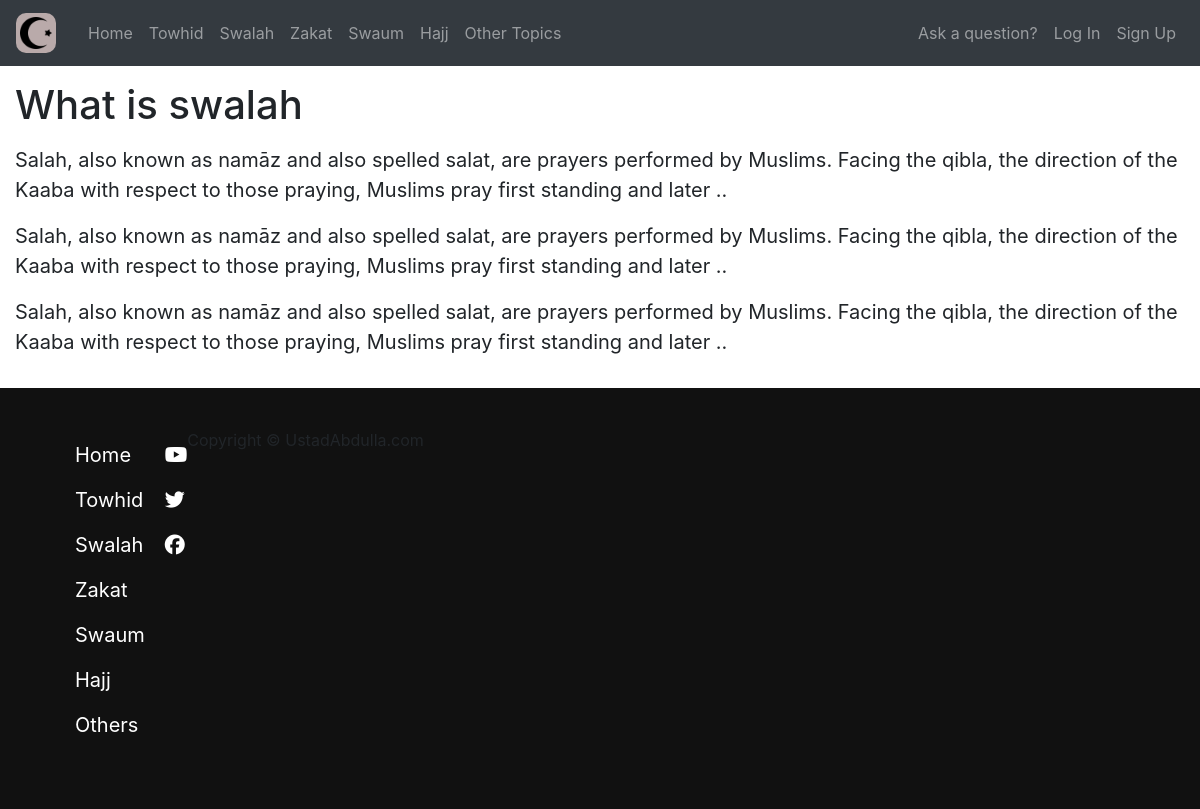
Screenshot of /home/swalah with the database file from the repository.
### home/models.py (models this page shows, shortened)
class Swalah_Posts(models.Model):
    title = models.CharField(max_length=50)
    slug = models.SlugField(null=True)
    content = models.TextField()
    date_posted = models.DateTimeField(default=timezone.now)

### home/views.py (the view)
# urls.py: path('swalah', views.swalah, name='swalah'),
def swalah(request):
     salat = Swalah_Posts.objects.all()
     my_context = {
          "swalah": salat
     }
     return render(request, 'home/swalah.html', my_context)

### home/templates/home/swalah.html
{% extends 'base.html' %}
{% block content %}
    <div class="paragraphs">
        {% for salat in swalah %}
        <h1>{{ salat.title }}</h1>
        <p>{{ salat.content|linebreaks}}</p>
    {% endfor %}
    </div>
{% endblock content %}

### static/base.css (style rules this page uses)
* { margin: 0; padding: 0; }
body { font-family: 'PT Sans', sans-serif, 'Roboto'; }
.paragraphs { font-size: 20px; padding: 15px; }

### rows the page displays
Swalah_Posts: title "What is swalah", content "Salah, also known as namāz and also spelled salat, are prayers performed by Muslims. Facing the qibla, the direction of the Kaaba with respect to those praying, Muslims pray first standing and later .. Salah, also known as namāz and also spelled salat, are prayers performed by Muslims. Facing the qibla, the direction of the Kaaba with respect to those praying, Muslims pray first standing and later .. Salah, also known as namāz and also spelled salat, are prayers performed by Muslims. Facing the qibla, the direction of the Kaaba with respect to those praying, Muslims pray first standing and later .."
